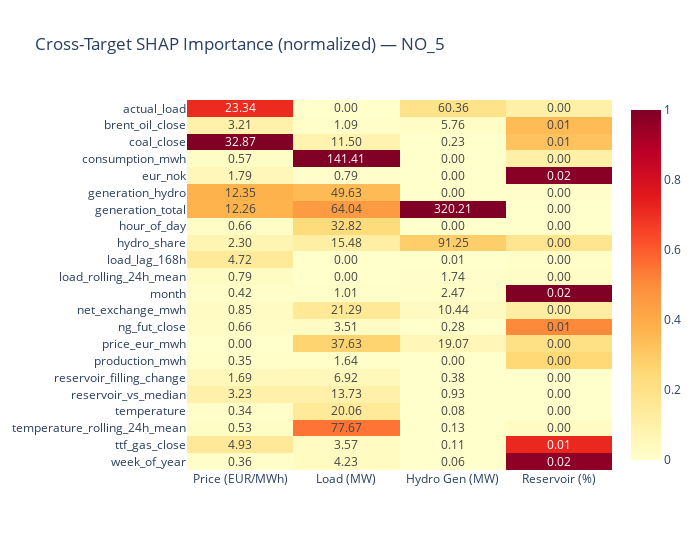

Source (notebook cell):
### Code cell
# Build cross-target importance heatmap
# Collect top 10 features per target (union)
all_top_features = set()
for imp in target_shap_importance.values():
    all_top_features.update(imp.head(10).index)
top_features = sorted(all_top_features)

# Build matrix
heatmap_data = pd.DataFrame(index=top_features)
for target_col, imp in target_shap_importance.items():
    heatmap_data[TARGETS[target_col]] = imp.reindex(top_features).fillna(0)

# Normalize per target (0-1 scale)
heatmap_norm = heatmap_data.div(heatmap_data.max(axis=0), axis=1)

fig = go.Figure(data=go.Heatmap(
    z=heatmap_norm.values,
    x=list(heatmap_norm.columns),
    y=list(heatmap_norm.index),
    text=heatmap_data.values.round(2),
    texttemplate="%{text:.2f}",
    colorscale="YlOrRd",
    zmin=0, zmax=1,
))
fig.update_layout(
    title=f"Cross-Target SHAP Importance (normalized) \u2014 {INSIGHT_ZONE}",
    height=max(400, len(top_features) * 25),
    width=700,
    yaxis=dict(autorange="reversed"),
)
fig.show()

# Find cross-cutting features
print("\nCross-cutting features (top 10 for 2+ targets):")
for feat in top_features:
    n_targets = sum(1 for imp in target_shap_importance.values()
                    if feat in imp.head(10).index)
    if n_targets >= 2:
        targets_str = ", ".join(
            TARGETS[t] for t, imp in target_shap_importance.items()
            if feat in imp.head(10).index
        )
        print(f"  {feat}: appears in {n_targets} targets ({targets_str})")

### Figure 1 — Plotly figure (JSON) as saved in the notebook; plotly's stock layout.template omitted (floating-point values rounded to 4 significant figures)
{"data": [{"colorscale": [[0, "rgb(255,255,204)"], [0.125, "rgb(255,237,160)"], [0.25, "rgb(254,217,118)"], [0.375, "rgb(254,178,76)"], [0.5, "rgb(253,141,60)"], [0.625, "rgb(252,78,42)"], [0.75, "rgb(227,26,28)"], [0.875, "rgb(189,0,38)"], [1, "rgb(128,0,38)"]], "text": [[23.34, 0.0, 60.36, 0.0], [3.21, 1.09, 5.76, 0.01], [32.87, 11.5, 0.23, 0.01], [0.57, 141.4, 0.0, 0.0], [1.79, 0.79, 0.0, 0.02], [12.35, 49.63, 0.0, 0.0], [12.26, 64.04, 320.2, 0.0], [0.66, 32.82, 0.0, 0.0], [2.3, 15.48, 91.25, 0.0], [4.72, 0.0, 0.01, 0.0], [0.79, 0.0, 1.74, 0.0], [0.42, 1.01, 2.47, 0.02], [0.85, 21.29, 10.44, 0.0], [0.66, 3.51, 0.28, 0.01], [0.0, 37.63, 19.07, 0.0], [0.35, 1.64, 0.0, 0.0], [1.69, 6.92, 0.38, 0.0], [3.23, 13.73, 0.93, 0.0], [0.34, 20.06, 0.08, 0.0], [0.53, 77.67, 0.13, 0.0], [4.93, 3.57, 0.11, 0.01], [0.36, 4.23, 0.06, 0.02]], "texttemplate": "%{text:.2f}", "type": "heatmap", "x": ["Price (EUR/MWh)", "Load (MW)", "Hydro Gen (MW)", "Reservoir (%)"], "y": ["actual_load", "brent_oil_close", "coal_close", "consumption_mwh", "eur_nok", "generation_hydro", "generation_total", "hour_of_day", "hydro_share", "load_lag_168h", "load_rolling_24h_mean", "month", "net_exchange_mwh", "ng_fut_close", "price_eur_mwh", "production_mwh", "reservoir_filling_change", "reservoir_vs_median", "temperature", "temperature_rolling_24h_mean", "ttf_gas_close", "week_of_year"], "z": [[0.7101, 0.0, 0.1885, 0.1055], [0.09765, 0.007723, 0.01798, 0.3451], [1.0, 0.08135, 0.0007073, 0.3192], [0.01725, 1.0, 0.0, 0.1065], [0.05441, 0.005595, 0.0, 0.9829], [0.3757, 0.3509, 0.0, 0.00658], [0.373, 0.4528, 1.0, 0.0], [0.02, 0.2321, 0.0, 6.633e-05], [0.06984, 0.1095, 0.285, 0.1747], [0.1436, 0.0, 3.656e-05, 0.00761], [0.02417, 0.0, 0.005428, 0.01949], [0.01263, 0.007148, 0.007698, 1.0], [0.02578, 0.1505, 0.03261, 0.119], [0.02021, 0.02485, 0.0008893, 0.508], [0.0, 0.2661, 0.05956, 0.2065], [0.01064, 0.01158, 0.0, 0.2515], [0.05129, 0.04897, 0.001187, 0.0], [0.09827, 0.09709, 0.002898, 0.0], [0.01041, 0.1419, 0.0002453, 0.0006669], [0.01612, 0.5492, 0.0003982, 0.02499], [0.1499, 0.02524, 0.0003406, 0.7152], [0.01107, 0.02988, 0.0001749, 0.9718]], "zmax": 1, "zmin": 0}], "layout": {"height": 550, "title": {"text": "Cross-Target SHAP Importance (normalized) — NO_5"}, "width": 700, "yaxis": {"autorange": "reversed"}}}
